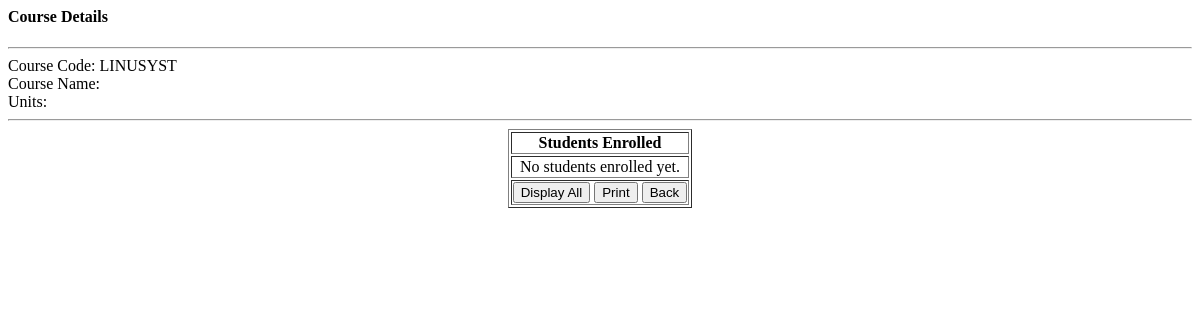
Before: /course/view.php?vid=LINUSYST with the older database file.
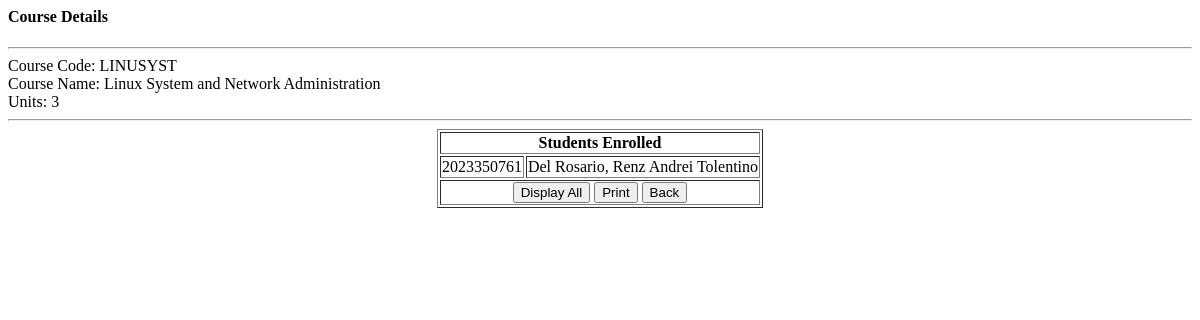
After: the same page with the newer database file.
### tables this page shows
CREATE TABLE `tblcourse` (
  `fldindex` int(11) NOT NULL,
  `fldcoursecode` varchar(50) NOT NULL,
  `fldcourse` varchar(50) NOT NULL,
  `fldunits` int(11) NOT NULL
);

CREATE TABLE `tblstudent` (
  `fldindex` int(10) NOT NULL,
  `fldstudentnumber` varchar(50) NOT NULL,
  `fldlastname` varchar(50) NOT NULL,
  `fldfirstname` varchar(50) NOT NULL,
  `fldmiddlename` varchar(50) NOT NULL,
  `fldprogramofstudy` varchar(100) NOT NULL
);

### course/view.php (the view, shortened to what this page needs)
<?php
require("../include/conn.php");
$vcoursecode = $_REQUEST['vid'];
$sql = "SELECT * FROM tblcourse WHERE fldcoursecode='$vcoursecode' ORDER BY fldindex";
$result = $conn->query($sql);
if ($result->num_rows > 0) {
    while ($row = $result->fetch_assoc()) {
        $vcourseindex = $row['fldindex'];
        $vcoursecode = $row['fldcoursecode'];
        $vcourse = $row['fldcourse'];
        $vunits = $row['fldunits'];
    }
}
?>
<html>
    <body>
        <h4>Course Details</h4>
        <hr>
        Course Code: <?php echo $vcoursecode; ?><br>
        Course Name: <?php echo $vcourse; ?><br>
        Units: <?php echo $vunits; ?><br>
        <hr>
        <table border="1" style="width: auto; height: auto;" align="center">
            <tr>
                <td colspan="2" align="center">
                    <b>Students Enrolled</b>
                </td>
            </tr>
            <?php
            $sql_enroll = "SELECT * FROM tbllist WHERE fldcourseindex='$vcourseindex'";
            $result_enroll = $conn->query($sql_enroll);
            if ($result_enroll->num_rows > 0) {
                while ($enroll_row = $result_enroll->fetch_assoc()) {
                    $student_index = $enroll_row['fldstudentindex'];
                    $sql_student = "SELECT * FROM tblstudent WHERE fldindex='$student_index'";
                    $result_student = $conn->query($sql_student);
                    if ($result_student->num_rows > 0) {
                        while ($student_row = $result_student->fetch_assoc()) {
                            $student_number = $student_row['fldstudentnumber'];
                            $lastname = $student_row['fldlastname'];
                            $firstname = $student_row['fldfirstname'];
                            $middlename = $student_row['fldmiddlename'];
                            ?>
                            <tr>
                                <td><?php echo $student_number; ?></td>
                                <td><?php echo $lastname . ', ' . $firstname . ' ' . $middlename; ?></td>
                            </tr>
                            <?php
                        }
                    }
                }
            } else {
                ?>
                <tr>
                    <td colspan="2" align="center">No students enrolled yet.</td>
                </tr>
                <?php
            }
            ?>
            <tr>
                <td colspan="2" align="center">
                    <button type="button" class="btn btn-warning btn-s" onClick="window.location.href='course.php'">Display All</button>
                    <button type="reset" class="btn btn-warning btn-s" onClick="window.location.href='../tcpdf6/examples/aaarepclasslist.php?vid=<?php echo $vcoursecode; ?>'">Print</button>
                    <button type="reset" class="btn btn-warning btn-s" onClick="window.location.href='course.php'">Back</button>
                </td>
            </tr>
        </table>
    </body>
</html>

Changed rows visible on the page:
added tblcourse: fldcoursecode "LINUSYST", fldcourse "Linux System and Network Administration", fldunits "3"
now on this page (row unchanged): tblstudent: fldstudentnumber "2023350761", fldlastname "Del Rosario", fldfirstname "Renz Andrei", fldmiddlename "Tolentino"
Other visible differences:
$vcoursecode: "LINUSYST" → (not shown)
text no longer shown: "No students enrolled yet."
